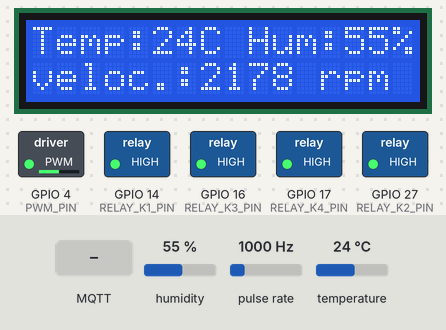
Bench run of a sketch on a simulated ESP32. Shown: 16×2 character LCD, switched loads named in the sketch (green lamp = pin HIGH). Wiring (inferred from the names in the program): pulse sensor: data GPIO 13. The inputs (shaded band) are chosen by the test bench; at power-on: temperature 24 °C, pulse rate 1000 Hz, humidity 55 %. WiFi joins after 1.5 s; servers stay silent unless stated; uploads are accepted with an empty reply; the local clock reads 2024-03-15 10:24:30 at power-on unless the sketch sets it; no MQTT or app messages arrive unless stated; what the sketch prints to the serial monitor is not drawn.

Above: at 2.7 s.
2.8 s: MQTT message "on" arrives on the first subscribed topic
At 3.21 s:
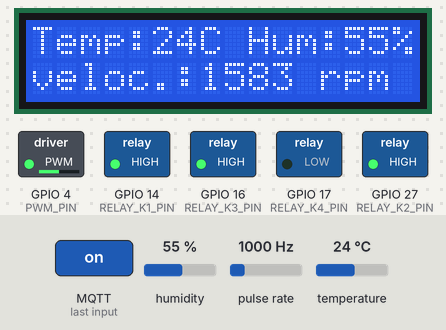
4.8 s: temperature set to 12 °C
At 10.8 s:
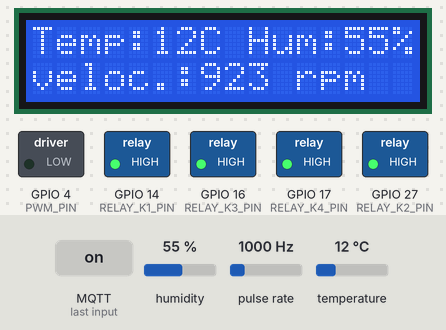
10.9 s: MQTT message "changeDirection" arrives on the first subscribed topic
At 11.37 s:
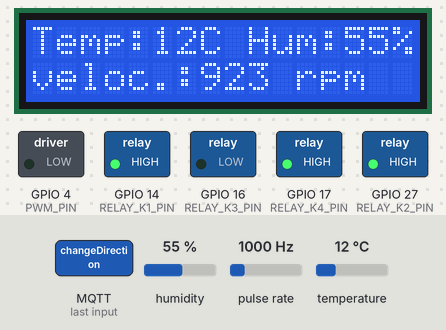
12.9 s: MQTT message "off" arrives on the first subscribed topic
At 14.0 s:
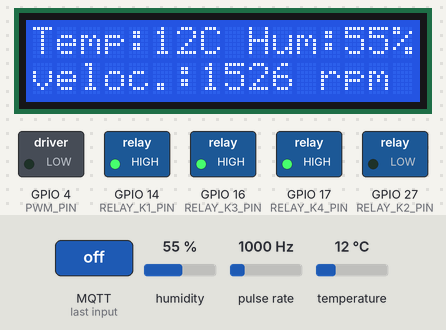
17.8 s: temperature set to 28 °C
At 21.9 s:
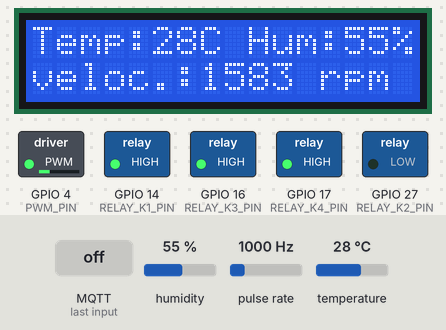
23.9 s: pulse rate (sensor on GPIO 13) set to 100 Hz
At 25.5 s:
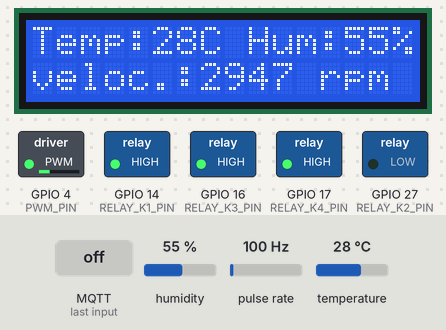
Timing chart, 0 to 27.0 s (numbered marks = the images above; inputs shaded):
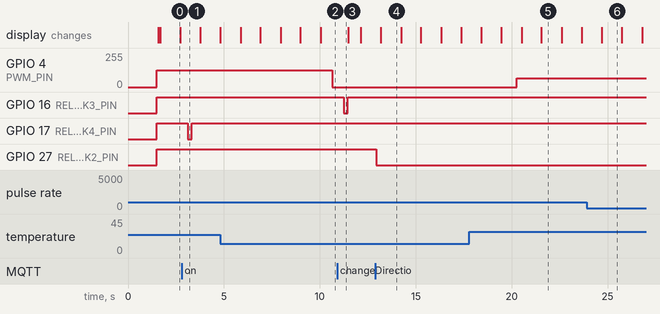

Measured:
- after the input at 2.8 s, GPIO 17 (RELAY_K4_PIN): HIGH → LOW after 0.32 s, → HIGH 0.20 s later
- after the input at 4.8 s, GPIO 4 (PWM_PIN): 127/255 → 0/255 after 5.9 s; the display: first differs from a run without the input after 1.1 s (image 2)
- after the input at 10.9 s, GPIO 16 (RELAY_K3_PIN): HIGH → LOW after 0.35 s, → HIGH 0.20 s later
- after the input at 12.9 s, GPIO 27 (RELAY_K2_PIN): HIGH → LOW at once
- after the input at 17.8 s, GPIO 4 (PWM_PIN): 0/255 → 66/255 after 2.5 s
- after the input at 23.9 s, the display: changes after 0.80 s (image 6)
- what the display in image 0 shows lasts 1.0 s, from 1.7 s to 2.7 s

The sketch:

FanControlSystem.ino
```cpp
/** Universidad de La Laguna
  * Escuela de Doctorado y Estudios de Postgrado
  * Máster Universitario en Informática Industrial y Robótica
  * Accionamientos industriales
  *
  * @file FanControlSystem.ino
  *
  * @date 11 Jan 2023
 *  @brief Energy-Efficient Fan Controller with IoT Integration
 *
 *  This code is part of a system designed to optimize the use of a fan for energy savings
 *  in various settings. It involves controlling a reversible motor and a speed regulator
 *  (ATV320), integrating these components into the Internet of Things (IoT) framework.
 *  The system dynamically adjusts the fan's operation based on real-time data inputs, such as
 *  ambient temperature and current light price, aiming to provide optimal environmental comfort
 *  while minimizing energy consumption.
 *
*/

#include <WiFi.h>
#include <HTTPClient.h>
#include <WiFiClientSecure.h>
#include <ArduinoJson.h>
#include <time.h>
#include <DHT.h>
#include <PubSubClient.h>
#include <Fuzzy.h>
#include <Wire.h>
#include <LiquidCrystal_I2C.h>

#include "include/networkHandler.h"
#include "include/lightPriceDataHandler.h"
#include "include/timeManagement.h"
#include "include/sensorsHandler.h"
#include "include/clientMQTT.h"
#include "include/fuzzyLogic.h"
#include "include/fanControlHandler.h"
#include "include/relayHandler.h"
#include "include/displayHandler.h"


void setup() {
  Serial.begin(115200);
  initializeWifiConnection();
  initializeMQTTConnection();
  syncTime();

  initializeRelays();

  initializePWM();
  initializeDHTSensor();
  initializeSpeedSensor();

  initializeFuzzyLogic();
  initializeLCDdisplay();
}

void loop() {
  static int serialNumber = 0;
  unsigned long now = millis();
  static unsigned long lastMsg = 0;
  static unsigned long lastFrame = 0;
  static unsigned long lastControl = 0;

  checkWifiConnection();
  handleMQTTLoop();

  if (now - lastMsg > 10000) {
    lastMsg = now;
    Serial.println("Publicando datos...");
    publishLightPriceData(getCurrentLightPrice());
    publishTemperatureData(getTemperature());
    publishRPMData(getRPM());
  }

  if (now - lastFrame > 1000) {
    lastFrame = now;
    calculateRPM();
    updateLCDdisplay();
  }


  if (now - lastControl > 10000) {
    lastControl = now;
    Serial.print("¿Modo Auto?: ");
    Serial.println(isCurrentFanModeAuto());

    handleFanControl();
  }
  delay(200);
}
```

clientMQTT.h
```cpp
void initializeMQTTConnection();
void establishMQTTConnection();
void checkMQTTConnection();
void handleMQTTLoop();

void callback(char *topic, byte *payload, unsigned int length);

void publishLightPriceData(float price);
void publishTemperatureData(float temperature);
void publishRPMData(int rpm);
```

displayHandler.h
```cpp
void initializeLCDdisplay();
void updateLCDdisplay();
```

fanControlHandler.h
```cpp
enum FanMode { AUTO, MANUAL };

void initializePWM();

bool isCurrentFanModeAuto();
bool isCurrentFanModeManual();

void setFanMode(FanMode mode);
void setFanSpeedManual(int speed);
void setFanSpeed(int speedPercentege);
void turnFanOff();
void turnFanOn();
void changeFanDirection();
void handleFanControl();
```

fuzzyLogic.h
```cpp
void initializeFuzzyLogic();
float fuzzyLogic(float currentTemperature, float currentLightPrice);
float meanLogic(float currentTemperaturePercentage, float currentLightPricePercentage);
```

lightPriceDataHandler.h
```cpp
/**
 * @file lightPriceDataHandler.h
 * @brief Handler for fetching and displaying light price data.
 *
 * This file contains functions to interact with light price data,
 * including fetching the price from an API and printing it.
 */

extern bool useLightMocks;

float fetchLightPrice(const String& jsonResponse);

float getCurrentLightPrice();

float getMaxLightPrice();

float getMinLightPrice();

float getCurrentPricePercentage();

void setMockLightPrice(float price);

void useMocksLightPrice(bool useMocks);

void printLightPrice(float price);
```

networkHandler.h
```cpp
/**
 * @file networkHandler.h
 * @brief Network connectivity and HTTP request handling.
 *
 * Contains configurations and functions for connecting to WiFi,
 * as well as performing HTTP GET requests.
 */
void initializeWifiConnection();
void checkWifiConnection();
String httpGETRequest(const String& serverName);
void sendHttpGetRequest(const String& serverName, String& response);
bool isConnectedToWiFi();
```

relayHandler.h
```cpp
void initializeRelays();

void clockwiseRelay();
void stopRelay();
void anticlockwiseRelay();
```

sensorsHandler.h
```cpp
extern float mockTemperature;

void initializeDHTSensor();
void initializeSpeedSensor();

void useMocksTemperature(bool useMocks);

float setMockTemperature(float temperature);
float getTemperature();
float getTemperaturePercentage();

float getHumidity();

void calculateRPM();
int getRPM();

void printTemperature(float temperature);
void printHumidity(float humidity);
```

timeManagement.h
```cpp
void syncTime();

bool hasHourChanged();
bool hasDayChanged();

void updateLastHourChecked();
void updateLastDayChecked();

String getCurrentHour();
String getCurrentDay();

void printCurrentHour(String currentHour);
void printLastHourChecked(String lastHourChecked);
void printCurrentDay(String currentDay);
void printLastDayChecked(String lastDayChecked);
```

clientMQTT.cpp
```cpp
#include <Arduino.h>
#include <WiFi.h>
#include <PubSubClient.h>
#include "DHT.h"
#include <Wire.h>
#include <ArduinoJson.h>
#include <Fuzzy.h>
#include <time.h>

#include "../include/clientMQTT.h"
#include "../include/fanControlHandler.h"
#include "../include/sensorsHandler.h"
#include "../include/lightPriceDataHandler.h"

// MQTT Broker
const char *mqtt_broker = "51.20.185.180";
const char *client_id = "alu0101206011-wemos-accionamientos";
const char *mqtt_username = "alu0101206011";
const char *mqtt_password = "";
const int mqtt_port = 1883;

// MQTT Topics
const char *fanSpeedControl_topic = "/wemos/fanSpeedControl";
const char *fanControl_topic = "/wemos/fanControl";
const char *fanModeControl_topic = "/wemos/fanModeControl";
const char *lightPriceData_topic = "/wemos/lightPriceData";
const char *temperatureData_topic = "/wemos/temperatureData";
const char *rpmData_topic = "/wemos/rpmData";

const char *mockTemperature_topic = "/wemos/mockTemperature";
const char *mockLightPrice_topic = "/wemos/mockLightPrice";
const char *useMocks_topic = "/wemos/useMocks";

// Wi-Fi and MQTT Client
WiFiClient wifiClient;
PubSubClient MQTTClient(wifiClient);

void initializeMQTTConnection() {
  MQTTClient.setServer(mqtt_broker, mqtt_port);
  MQTTClient.setCallback(callback);
}


String convertPayloadToString(byte *payload, unsigned int length) {
  String message;
  for (int i = 0; i < length; i++) {
    message += (char)payload[i];
  }
  return message;
}


void callback(char *topic, byte *payload, unsigned int length) {
  //Serial.print("Topic: ");
  //Serial.println(topic);
  String message = convertPayloadToString(payload, length);
  //Serial.print("Message: ");
  //Serial.println(message);
  //Serial.print("Manual mode?: ");
  //Serial.println(isCurrentFanModeManual());

  if (strcmp(topic, fanModeControl_topic) == 0) {
    if (message == "auto") {
      setFanMode(AUTO);
    } else if (message == "manual") {
      setFanMode(MANUAL);
    }
  } else if (strcmp(topic, fanControl_topic) == 0) {
    if (message == "on") {
      turnFanOn();
    } else if (message == "off") {
      turnFanOff();
    } else if (message == "changeDirection") {
      changeFanDirection();
    }
  } else if (strcmp(topic, fanSpeedControl_topic) == 0) {
    setFanSpeedManual(message.toInt());
  } else if (strcmp(topic, mockTemperature_topic) == 0) {
    mockTemperature = message.toFloat();
  } else if (strcmp(topic, mockLightPrice_topic) == 0) {
    setMockLightPrice(message.toFloat());
  } else if (strcmp(topic, useMocks_topic) == 0) {
    if (message == "true") {
      useMocksTemperature(true);
      useMocksLightPrice(true);
    } else if (message == "false") {
      useMocksTemperature(false);
      useMocksLightPrice(false);
    }
  }
}


void publishLightPriceData(float price) {
  if (!MQTTClient.connected()) {
    establishMQTTConnection();
  }
  String priceStr = String(price, 2);  // Convert float to string with 2 decimal places
  MQTTClient.publish(lightPriceData_topic, priceStr.c_str());
}


void publishRPMData(int rpm) {
  if (!MQTTClient.connected()) {
    establishMQTTConnection();
  }
  MQTTClient.publish(rpmData_topic, String(rpm).c_str());
}


void publishTemperatureData(float temperature) {
  if (!MQTTClient.connected()) {
    establishMQTTConnection();
  }
  String temperatureStr = String(temperature, 2);
  MQTTClient.publish(temperatureData_topic, temperatureStr.c_str());
}


void establishMQTTConnection() {
  while (!MQTTClient.connected()) {
    Serial.print("Attempting MQTT connection...");
    if (MQTTClient.connect(client_id, mqtt_username, mqtt_password)) {
      Serial.println("connected");
      // Subscribe
      MQTTClient.subscribe(fanControl_topic);
      MQTTClient.subscribe(fanModeControl_topic);
      MQTTClient.subscribe(fanSpeedControl_topic);
      MQTTClient.subscribe(lightPriceData_topic);
      MQTTClient.subscribe(temperatureData_topic);

      MQTTClient.subscribe(mockTemperature_topic);
      MQTTClient.subscribe(mockLightPrice_topic);
      MQTTClient.subscribe(useMocks_topic);
    } else {
      Serial.print("failed, reconnect ");
      Serial.print(MQTTClient.state());
      Serial.println(" try again in 5 seconds");
      delay(5000);
    }
  }
}


void checkMQTTConnection() {
  establishMQTTConnection();
}


void handleMQTTLoop() {
  if (MQTTClient.connected()) {
    MQTTClient.loop();
  } else {
    checkMQTTConnection();
  }
}
```

displayHandler.cpp
```cpp
#include <LiquidCrystal_I2C.h>

#include "../include/displayHandler.h"
#include "../include/sensorsHandler.h"

LiquidCrystal_I2C lcd(0x27, 16, 2);

void initializeLCDdisplay() {
  lcd.init();
  lcd.backlight();
}


void updateLCDdisplay() {
  lcd.setCursor(0, 0);
  lcd.print("Temp:");
  lcd.print(int(getTemperature()));
  lcd.print("C");
  lcd.print(" Hum:");
  lcd.print(int(getHumidity()));
  lcd.print("%");
  lcd.setCursor(0, 1);
  lcd.print("veloc.:");
  lcd.print(getRPM());
  lcd.print(" rpm    ");
}
```

fanControlHandler.cpp
```cpp
#include <Arduino.h>
#include <ArduinoJson.h>
#include "DHT.h"
#include <time.h>
#include <Fuzzy.h>

#include "../include/fanControlHandler.h"
#include "../include/sensorsHandler.h"
#include "../include/lightPriceDataHandler.h"
#include "../include/fuzzyLogic.h"
#include "../include/timeManagement.h"
#include "../include/relayHandler.h"

FanMode currentFanMode = AUTO;

const int PWM_PIN = 4;
const int PWM_CHANNEL = 0; // Canal PWM
const int FREQ = 10000; // Frecuencia en Hz
const int PWM_RESOLUTION = 8; // Resolución en bits (máximo 16 bits)

float temperaturePercentage = 0.0;
float pricePercentage = 0.0;

bool clockwise = true;


void initializePWM() {
  ledcAttachPin(PWM_PIN, PWM_CHANNEL);
  ledcSetup(PWM_CHANNEL, FREQ, PWM_RESOLUTION);
  setFanSpeed(50);
}


bool isCurrentFanModeAuto() {
  return currentFanMode == AUTO;
}


bool isCurrentFanModeManual() {
  return currentFanMode == MANUAL;
}


void setFanSpeed(int speedPercentege) {
  float duty = speedPercentege * 255 / 100;
  ledcWrite(PWM_CHANNEL, duty);
}


void setFanMode(FanMode mode) {
  currentFanMode = mode;
}


void setFanSpeedManual(int speed) {
  if (currentFanMode == MANUAL) {
    setFanSpeed(speed);
  }
}


void handleFanControl() {
  if (currentFanMode == AUTO) {
    if (hasHourChanged() || pricePercentage < 0.0 || useLightMocks) {
      pricePercentage = getCurrentPricePercentage();
      updateLastHourChecked();
    }
    temperaturePercentage = getTemperaturePercentage();
    float fanSpeed = meanLogic(temperaturePercentage, pricePercentage);

    Serial.print("Temperature: ");
    Serial.print(temperaturePercentage);
    Serial.print("%, Price percentage: ");
    Serial.print(pricePercentage);
    Serial.print("%, Fuzzy result: ");
    Serial.println(fanSpeed);

    setFanSpeed(fanSpeed);
  }
}


void turnFanOff() {
  stopRelay();
}


void turnFanOn() {
  if (clockwise) {
    clockwiseRelay();
  } else {
    anticlockwiseRelay();
  }
}


void changeFanDirection() {
  clockwise = !clockwise;
  turnFanOn();
}
```

fuzzyLogic.cpp
```cpp
#include <Arduino.h>
#include <Fuzzy.h>

#include "../include/fuzzyLogic.h"

Fuzzy* fuzzy = new Fuzzy();

// Fuzzy sets
FuzzySet* coldTemp = new FuzzySet(0, 5, 10, 15);
FuzzySet* mildTemp = new FuzzySet(10, 20, 25, 28);
FuzzySet* hotTemp = new FuzzySet(25, 30, 35, 40);

FuzzySet* cheapPrice = new FuzzySet(0, 10, 25, 30);
FuzzySet* normalPrice = new FuzzySet(20, 30, 50, 70);
FuzzySet* expensivePrice = new FuzzySet(60, 75, 90, 100);

FuzzySet* lowFanSpeed = new FuzzySet(0, 10, 25, 35);
FuzzySet* mediumFanSpeed = new FuzzySet(25, 40, 55, 70);
FuzzySet* highFanSpeed = new FuzzySet(60, 75, 90, 100);

void initializeFuzzyLogic() {
  // In out variables
  FuzzyInput* temperature = new FuzzyInput(1);
  temperature->addFuzzySet(coldTemp);
  temperature->addFuzzySet(mildTemp);
  temperature->addFuzzySet(hotTemp);
  fuzzy->addFuzzyInput(temperature);

  FuzzyInput* price = new FuzzyInput(2);
  price->addFuzzySet(cheapPrice);
  price->addFuzzySet(normalPrice);
  price->addFuzzySet(expensivePrice);
  fuzzy->addFuzzyInput(price);

  FuzzyOutput* fanSpeed = new FuzzyOutput(1);
  fanSpeed->addFuzzySet(lowFanSpeed);
  fanSpeed->addFuzzySet(mediumFanSpeed);
  fanSpeed->addFuzzySet(highFanSpeed);
  fuzzy->addFuzzyOutput(fanSpeed);

  // Rules
  FuzzyRuleAntecedent* ifHotTempAndCheapPrice = new FuzzyRuleAntecedent();
  ifHotTempAndCheapPrice->joinWithAND(hotTemp, cheapPrice);
  FuzzyRuleConsequent* thenHighFanSpeedCheap = new FuzzyRuleConsequent();
  thenHighFanSpeedCheap->addOutput(highFanSpeed);
  FuzzyRule* rule1 = new FuzzyRule(1, ifHotTempAndCheapPrice, thenHighFanSpeedCheap);
  fuzzy->addFuzzyRule(rule1);


  FuzzyRuleAntecedent* ifHotTempAndNormalPrice = new FuzzyRuleAntecedent();
  ifHotTempAndNormalPrice->joinWithAND(hotTemp, normalPrice);
  FuzzyRuleConsequent* thenMediumFanSpeedNormal = new FuzzyRuleConsequent();
  thenMediumFanSpeedNormal->addOutput(mediumFanSpeed);
  FuzzyRule* rule2 = new FuzzyRule(2, ifHotTempAndNormalPrice, thenMediumFanSpeedNormal);
  fuzzy->addFuzzyRule(rule2);

  FuzzyRuleAntecedent* ifHotTempAndExpensivePrice = new FuzzyRuleAntecedent();
  ifHotTempAndExpensivePrice->joinWithAND(hotTemp, expensivePrice);
  FuzzyRuleConsequent* thenLowFanSpeedExpensive = new FuzzyRuleConsequent();
  thenLowFanSpeedExpensive->addOutput(lowFanSpeed);
  FuzzyRule* rule3 = new FuzzyRule(3, ifHotTempAndExpensivePrice, thenLowFanSpeedExpensive);
  fuzzy->addFuzzyRule(rule3);

  FuzzyRuleAntecedent* ifMildTempAndCheapPrice = new FuzzyRuleAntecedent();
  ifMildTempAndCheapPrice->joinWithAND(mildTemp, cheapPrice);
  FuzzyRuleConsequent* thenMediumFanSpeedCheap = new FuzzyRuleConsequent();
  thenMediumFanSpeedCheap->addOutput(mediumFanSpeed);
  FuzzyRule* rule4 = new FuzzyRule(4, ifMildTempAndCheapPrice, thenMediumFanSpeedCheap);
  fuzzy->addFuzzyRule(rule4);

  FuzzyRuleAntecedent* ifMildTempAndNormalPrice = new FuzzyRuleAntecedent();
  ifMildTempAndNormalPrice->joinWithAND(mildTemp, normalPrice);
  FuzzyRule* rule5 = new FuzzyRule(5, ifMildTempAndNormalPrice, thenMediumFanSpeedNormal);
  fuzzy->addFuzzyRule(rule5);

  FuzzyRuleAntecedent* ifMildTempAndExpensivePrice = new FuzzyRuleAntecedent();
  ifMildTempAndExpensivePrice->joinWithAND(mildTemp, expensivePrice);
  FuzzyRuleConsequent* thenLowFanSpeedExpensiveTemp = new FuzzyRuleConsequent();
  thenLowFanSpeedExpensiveTemp->addOutput(lowFanSpeed);
  FuzzyRule* rule6 = new FuzzyRule(6, ifMildTempAndExpensivePrice, thenLowFanSpeedExpensiveTemp);
  fuzzy->addFuzzyRule(rule6);

  FuzzyRuleAntecedent* ifColdTempAndCheapPrice = new FuzzyRuleAntecedent();
  ifColdTempAndCheapPrice->joinWithAND(coldTemp, cheapPrice);
  FuzzyRuleConsequent* thenLowFanSpeedColdCheap = new FuzzyRuleConsequent();
  thenLowFanSpeedColdCheap->addOutput(lowFanSpeed);
  FuzzyRule* rule7 = new FuzzyRule(7, ifColdTempAndCheapPrice, thenLowFanSpeedColdCheap);
  fuzzy->addFuzzyRule(rule7);

  FuzzyRuleAntecedent* ifColdTempAndNormalPrice = new FuzzyRuleAntecedent();
  ifColdTempAndNormalPrice->joinWithAND(coldTemp, normalPrice);
  FuzzyRuleConsequent* thenLowFanSpeedColdNormal = new FuzzyRuleConsequent();
  thenLowFanSpeedColdNormal->addOutput(lowFanSpeed);
  FuzzyRule* rule8 = new FuzzyRule(8, ifColdTempAndNormalPrice, thenLowFanSpeedColdNormal);
  fuzzy->addFuzzyRule(rule8);

  FuzzyRuleAntecedent* ifColdTempAndExpensivePrice = new FuzzyRuleAntecedent();
  ifColdTempAndExpensivePrice->joinWithAND(coldTemp, expensivePrice);
  FuzzyRuleConsequent* thenLowFanSpeedColdExpensive = new FuzzyRuleConsequent();
  thenLowFanSpeedColdExpensive->addOutput(lowFanSpeed);
  FuzzyRule* rule9 = new FuzzyRule(9, ifColdTempAndExpensivePrice, thenLowFanSpeedColdExpensive);
  fuzzy->addFuzzyRule(rule9);
}


float fuzzyLogic(float currentTemperature, float currentLightPricePercentage) {
  fuzzy->setInput(1, currentTemperature);
  fuzzy->setInput(2, currentLightPricePercentage);
  fuzzy->fuzzify();

  float speedFan = fuzzy->defuzzify(1);
  return speedFan;
}

float meanLogic(float currentTemperaturePercentage, float currentLightPricePercentage) {
  float speedFan = (currentTemperaturePercentage + currentLightPricePercentage) / 2;
  return speedFan;
}
```

relayHandler.cpp
```cpp
#include <Arduino.h>

#include "../include/relayHandler.h"

const int RELAY_K1_PIN = 14;
const int RELAY_K2_PIN = 27;
const int RELAY_K3_PIN = 16;
const int RELAY_K4_PIN = 17;


void initializeRelays() {
  pinMode(RELAY_K1_PIN, OUTPUT);
  pinMode(RELAY_K2_PIN, OUTPUT);
  pinMode(RELAY_K3_PIN, OUTPUT);
  pinMode(RELAY_K4_PIN, OUTPUT);

  // Initialize relays to off (negative logic)
  digitalWrite(RELAY_K1_PIN, HIGH);
  digitalWrite(RELAY_K2_PIN, HIGH);
  digitalWrite(RELAY_K3_PIN, HIGH);
  digitalWrite(RELAY_K4_PIN, HIGH);
}

void clockwiseRelay() {
  digitalWrite(RELAY_K2_PIN, HIGH);  // STOP FAN OFF
  delay(200);
  digitalWrite(RELAY_K4_PIN, LOW);
  delay(200);
  digitalWrite(RELAY_K4_PIN, HIGH);
}

void stopRelay() {
  digitalWrite(RELAY_K2_PIN, LOW);
}

void anticlockwiseRelay() {
  digitalWrite(RELAY_K2_PIN, HIGH);  // STOP FAN OFF
  delay(200);
  digitalWrite(RELAY_K3_PIN, LOW);
  delay(200);
  digitalWrite(RELAY_K3_PIN, HIGH);
}
```

Source omitted: lightPriceDataHandler.cpp (3375 bytes), networkHandler.cpp (2080 bytes), sensorsHandler.cpp (2246 bytes), timeManagement.cpp (2158 bytes)
